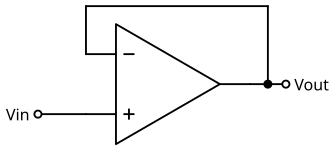

The script that saved this image:
# SPDX-License-Identifier: MIT
"""Voltage follower (gain 1): the output follows the input."""
import sys
import pathlib

sys.path.insert(0, str(pathlib.Path(__file__).resolve().parents[2] / "tools"))
from drawing import setup_drawing  # noqa: E402
import schemdraw.elements as elm  # noqa: E402

with setup_drawing(show=False) as d:
    op = d.add(elm.Opamp(leads=True))
    d.add(elm.Line().at(op.in2).left(1.0))
    d.add(elm.Dot(open=True).label("Vin", loc="left"))
    d.add(elm.Line().at(op.out).right(0.75))
    out = d.here
    d.add(elm.Dot(open=True).label("Vout", loc="right"))
    d.add(elm.Line().at(op.in1).up(1.0))
    d.add(elm.Line().tox(out[0] - 0.375))
    d.add(elm.Line().toy(op.out))
    d.add(elm.Dot().at((out[0] - 0.375, op.out[1])))
    d.save(str(pathlib.Path(__file__).with_name("circuit.svg")))
print("wrote circuit.svg")
